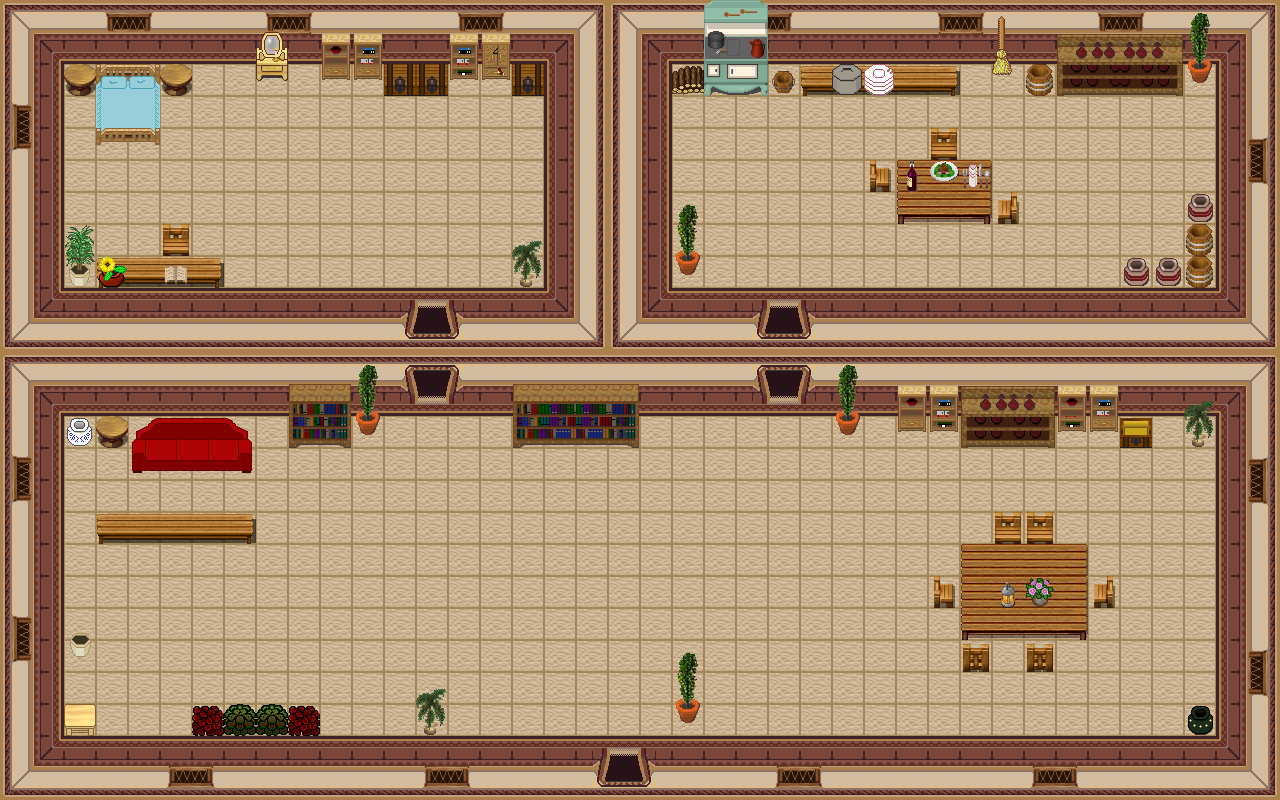

This is a level from a 2D game, rendered from its Tiled map with the project's own tilesets. A one-line summary and the map file follow, with tile-layer data summarised:
An orthogonal 40x25 tile map with 32x32 px tiles, 4 tile layers (0_floor, 1_terrain, 2_object, 3_roof), 3 hidden layers not drawn, 40 tilesets.

<map version="1.0" tiledversion="1.1.3" orientation="orthogonal" renderorder="right-down" width="40" height="25" tilewidth="32" tileheight="32" infinite="0" nextobjectid="1">
 <tileset firstgid="1" name="floor oriental tile" tilewidth="32" tileheight="32" tilecount="1" columns="1">
  <image source="../../tileset/ground/indoor/oriental_tan_tile.png" width="32" height="32" />
 </tileset>
 <tileset firstgid="2" name="wall red" tilewidth="32" tileheight="32" tilecount="16" columns="4">
  <image source="../../tileset/building/wall/int_wall_dark_red.png" width="128" height="128" />
 </tileset>
 <tileset firstgid="18" name="int red wall" tilewidth="32" tileheight="32" tilecount="16" columns="4">
  <image source="../../tileset/building/wall/int_wall_dark_red_corners.png" width="128" height="128" />
 </tileset>
 <tileset firstgid="34" name="windows" tilewidth="32" tileheight="32" tilecount="16" columns="4">
  <image source="../../tileset/building/window/int_windows_dark_red.png" width="128" height="128" />
 </tileset>
 <tileset firstgid="50" name="dark red ns" tilewidth="32" tileheight="32" tilecount="12" columns="3">
  <image source="../../tileset/building/entrance/dark_red_ns.png" width="96" height="128" />
 </tileset>
 <tileset firstgid="62" name="brush" tilewidth="32" tileheight="32" tilecount="3" columns="1">
  <image source="../../tileset/item/brush.png" width="32" height="96" />
 </tileset>
 <tileset firstgid="65" name="chest" tilewidth="32" tileheight="32" tilecount="2" columns="1">
  <image source="../../tileset/item/chest/small.png" width="32" height="64" />
 </tileset>
 <tileset firstgid="67" name="red wine" tilewidth="32" tileheight="32" tilecount="4" columns="2">
  <image source="../../tileset/item/drink/red_wine.png" width="64" height="64" />
 </tileset>
 <tileset firstgid="71" name="pot oriental jar" tilewidth="32" tileheight="32" tilecount="1" columns="1">
  <image source="../../tileset/item/pot/oriental_jar.png" width="32" height="32" />
 </tileset>
 <tileset firstgid="72" name="pot burgundy" tilewidth="32" tileheight="32" tilecount="1" columns="1">
  <image source="../../tileset/item/pot/pot_burgundy.png" width="32" height="32" />
 </tileset>
 <tileset firstgid="73" name="pot green" tilewidth="32" tileheight="32" tilecount="1" columns="1">
  <image source="../../tileset/item/pot/pot_green.png" width="32" height="32" />
 </tileset>
 <tileset firstgid="74" name="sofa red" tilewidth="32" tileheight="32" tilecount="6" columns="3">
  <image source="../../tileset/furniture/chair/sofa_red.png" width="96" height="64" />
 </tileset>
 <tileset firstgid="80" name="dishes" tilewidth="32" tileheight="32" tilecount="6" columns="2">
  <image source="../../tileset/furniture/crockery/dishes.png" width="64" height="96" />
 </tileset>
 <tileset firstgid="86" name="dishes knife spoon" tilewidth="32" tileheight="32" tilecount="1" columns="1">
  <image source="../../tileset/furniture/crockery/knife_spoon.png" width="32" height="32" />
 </tileset>
 <tileset firstgid="87" name="stove" tilewidth="32" tileheight="32" tilecount="6" columns="2">
  <image source="../../tileset/furniture/kitchen/stove.png" width="64" height="96" />
 </tileset>
 <tileset firstgid="93" name="shelfs" tilewidth="32" tileheight="32" tilecount="12" columns="3">
  <image source="../../tileset/furniture/shelve/pale_book_bottle_shelf.png" width="96" height="128" />
 </tileset>
 <tileset firstgid="105" name="table wooden rectangular" tilewidth="32" tileheight="32" tilecount="9" columns="3">
  <image source="../../tileset/furniture/table/wooden_rectangular.png" width="96" height="96" />
 </tileset>
 <tileset firstgid="114" name="table square pale" tilewidth="32" tileheight="32" tilecount="1" columns="1">
  <image source="../../tileset/furniture/table/square_pale.png" width="32" height="32" />
 </tileset>
 <tileset firstgid="115" name="book" tilewidth="32" tileheight="32" tilecount="4" columns="2">
  <image source="../../tileset/item/documents/book.png" width="64" height="64" />
 </tileset>
 <tileset firstgid="119" name="flower vase" tilewidth="32" tileheight="32" tilecount="3" columns="3">
  <image source="../../tileset/plant/indoor/flower_vase.png" width="96" height="32" />
 </tileset>
 <tileset firstgid="122" name="flowering plant" tilewidth="32" tileheight="32" tilecount="2" columns="2">
  <image source="../../tileset/plant/indoor/flowering_plant.png" width="64" height="32" />
 </tileset>
 <tileset firstgid="124" name="oriental plant" tilewidth="32" tileheight="32" tilecount="2" columns="1">
  <image source="../../tileset/plant/indoor/oriental_plant.png" width="32" height="64" />
 </tileset>
 <tileset firstgid="126" name="plant pot" tilewidth="32" tileheight="32" tilecount="3" columns="1">
  <image source="../../tileset/plant/indoor/pot_plant.png" width="32" height="96" />
 </tileset>
 <tileset firstgid="129" name="plant pot 1" tilewidth="32" tileheight="32" tilecount="12" columns="6">
  <image source="../../tileset/plant/indoor/pot_plant_1.png" width="192" height="64" />
 </tileset>
 <tileset firstgid="141" name="bench" tilewidth="32" tileheight="32" tilecount="3" columns="3">
  <image source="../../tileset/furniture/table/bench.png" width="96" height="32" />
 </tileset>
 <tileset firstgid="144" name="logic/collision" tilewidth="32" tileheight="32" tilecount="1" columns="1">
  <image source="../../tileset/logic/collision.png" width="32" height="32" />
 </tileset>
 <tileset firstgid="145" name="meals3" tilewidth="32" tileheight="32" tilecount="4" columns="2">
  <image source="../../tileset/item/food/meals_3.png" width="64" height="64" />
 </tileset>
 <tileset firstgid="149" name="barrel" tilewidth="32" tileheight="32" tilecount="2" columns="1">
  <image source="../../tileset/item/pot/barrel.png" width="32" height="64" />
 </tileset>
 <tileset firstgid="151" name="table wooden" tilewidth="32" tileheight="32" tilecount="1" columns="1">
  <image source="../../tileset/furniture/table/wooden.png" width="32" height="32" />
 </tileset>
 <tileset firstgid="152" name="chair wooden" tilewidth="32" tileheight="32" tilecount="5" columns="5">
  <image source="../../tileset/furniture/chair/wooden.png" width="160" height="32" />
 </tileset>
 <tileset firstgid="157" name="shelfs 3" tilewidth="32" tileheight="32" tilecount="6" columns="3">
  <image source="../../tileset/furniture/shelve/bright_bookshelf_and_cupboard.png" width="96" height="64" />
 </tileset>
 <tileset firstgid="163" name="../../tileset/furniture/other/drawer_with_mirror.png" tilewidth="32" tileheight="32" tilecount="2" columns="1">
  <image source="../../tileset/furniture/other/drawer_with_mirror.png" width="32" height="64" />
 </tileset>
 <tileset firstgid="165" name="../../tileset/furniture/light/small_lamp.png" tilewidth="32" tileheight="32" tilecount="4" columns="4">
  <image source="../../tileset/furniture/light/small_lamp.png" width="128" height="32" />
 </tileset>
 <tileset firstgid="169" name="../../tileset/building/entrance/dark_red_ns_detail.png" tilewidth="32" tileheight="32" tilecount="12" columns="3">
  <image source="../../tileset/building/entrance/dark_red_ns_detail.png" width="96" height="128" />
 </tileset>
 <tileset firstgid="181" name="../../tileset/logic/portal.png" tilewidth="32" tileheight="32" tilecount="7" columns="7">
  <image source="../../tileset/logic/portal.png" width="224" height="32" />
 </tileset>
 <tileset firstgid="188" name="logic/item/sheepfood" tilewidth="32" tileheight="32" tilecount="1" columns="1">
  <image source="../../tileset/logic/item/sheepfood.png" width="32" height="32" />
 </tileset>
 <tileset firstgid="189" name="hosta" tilewidth="32" tileheight="32" tilecount="9" columns="3">
  <image source="../../tileset/plant/bush/hosta.png" width="96" height="96" />
 </tileset>
 <tileset firstgid="198" name="mtpot" tilewidth="32" tileheight="32" tilecount="3" columns="1">
  <image source="../../tileset/item/pot/empty_pot.png" width="32" height="96" />
 </tileset>
 <tileset firstgid="201" name="double_blue" tilewidth="32" tileheight="32" tilecount="8" columns="2">
  <image source="../../tileset/furniture/bed/double_blue.png" width="64" height="128" />
 </tileset>
 <tileset firstgid="209" name="item/firewood" tilewidth="32" tileheight="32" tilecount="12" columns="3">
  <image source="../../tileset/item/firewood.png" width="96" height="128" />
 </tileset>
 <layer name="0_floor" width="40" height="25">
  <data>[1000 cells, 585 non-empty, 1 distinct tile ids]</data>
 </layer>
 <layer name="1_terrain" width="40" height="25">
  <data>[1000 cells, 530 non-empty, 89 distinct tile ids]</data>
 </layer>
 <layer name="2_object" width="40" height="25">
  <data>[1000 cells, 19 non-empty, 13 distinct tile ids]</data>
 </layer>
 <layer name="3_roof" width="40" height="25">
  <data>[1000 cells, 58 non-empty, 28 distinct tile ids]</data>
 </layer>
 <layer name="objects" width="40" height="25" visible="0">
  <data>[1000 cells, 3 non-empty, 2 distinct tile ids]</data>
 </layer>
 <layer name="collision" width="40" height="25" visible="0" opacity="0.35">
  <data>[1000 cells, 503 non-empty, 1 distinct tile ids]</data>
 </layer>
 <layer name="protection" width="40" height="25" visible="0">
  <data>[1000 cells, 0 non-empty, 0 distinct tile ids]</data>
 </layer>
</map>
